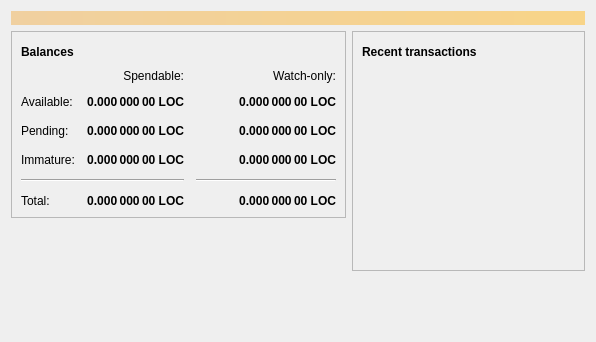
<?xml version="1.0" encoding="UTF-8"?>
<ui version="4.0">
 <class>OverviewPage</class>
 <widget class="QWidget" name="OverviewPage">
  <property name="geometry">
   <rect>
    <x>0</x>
    <y>0</y>
    <width>596</width>
    <height>342</height>
   </rect>
  </property>
  <property name="windowTitle">
   <string>Form</string>
  </property>
  <layout class="QVBoxLayout" name="topLayout">
   <item>
    <widget class="QLabel" name="labelAlerts">
     <property name="visible">
      <bool>false</bool>
     </property>
     <property name="styleSheet">
      <string notr="true">QLabel { background-color: qlineargradient(x1: 0, y1: 0, x2: 1, y2: 0, stop:0 #F0D0A0, stop:1 #F8D488); color:#000000; }</string>
     </property>
     <property name="wordWrap">
      <bool>true</bool>
     </property>
     <property name="margin">
      <number>3</number>
     </property>
     <property name="textInteractionFlags">
      <set>Qt::TextSelectableByMouse</set>
     </property>
    </widget>
   </item>
   <item>
    <layout class="QHBoxLayout" name="horizontalLayout" stretch="1,1">
     <item>
      <layout class="QVBoxLayout" name="verticalLayout_2">
       <item>
        <widget class="QFrame" name="frame">
         <property name="frameShape">
          <enum>QFrame::StyledPanel</enum>
         </property>
         <property name="frameShadow">
          <enum>QFrame::Raised</enum>
         </property>
         <layout class="QVBoxLayout" name="verticalLayout_4">
          <item>
           <layout class="QHBoxLayout" name="horizontalLayout_4">
            <item>
             <widget class="QLabel" name="label_5">
              <property name="font">
               <font>
                <weight>75</weight>
                <bold>true</bold>
               </font>
              </property>
              <property name="text">
               <string>Balances</string>
              </property>
             </widget>
            </item>
            <item>
             <widget class="QPushButton" name="labelWalletStatus">
              <property name="enabled">
               <bool>true</bool>
              </property>
              <property name="maximumSize">
               <size>
                <width>30</width>
                <height>16777215</height>
               </size>
              </property>
              <property name="toolTip">
               <string>The displayed information may be out of date. Your wallet automatically synchronizes with the Ellocash network after a connection is established, but this process has not completed yet.</string>
              </property>
              <property name="text">
               <string/>
              </property>
              <property name="icon">
               <iconset resource="../ellocash.qrc">
                <normaloff>:/icons/warning</normaloff>
                <disabledoff>:/icons/warning</disabledoff>:/icons/warning</iconset>
              </property>
              <property name="iconSize">
               <size>
                <width>24</width>
                <height>24</height>
               </size>
              </property>
              <property name="flat">
               <bool>true</bool>
              </property>
             </widget>
            </item>
            <item>
             <spacer name="horizontalSpacer_3">
              <property name="orientation">
               <enum>Qt::Horizontal</enum>
              </property>
              <property name="sizeHint" stdset="0">
               <size>
                <width>40</width>
                <height>20</height>
               </size>
              </property>
             </spacer>
            </item>
           </layout>
          </item>
          <item>
           <layout class="QGridLayout" name="gridLayout">
            <property name="spacing">
             <number>12</number>
            </property>
            <item row="2" column="2">
             <widget class="QLabel" name="labelWatchPending">
              <property name="font">
               <font>
                <weight>75</weight>
                <bold>true</bold>
               </font>
              </property>
              <property name="cursor">
               <cursorShape>IBeamCursor</cursorShape>
              </property>
              <property name="toolTip">
               <string>Unconfirmed transactions to watch-only addresses</string>
              </property>
              <property name="text">
               <string notr="true">0.000 000 00 LOC</string>
              </property>
              <property name="alignment">
               <set>Qt::AlignRight|Qt::AlignTrailing|Qt::AlignVCenter</set>
              </property>
              <property name="textInteractionFlags">
               <set>Qt::LinksAccessibleByMouse|Qt::TextSelectableByKeyboard|Qt::TextSelectableByMouse</set>
              </property>
             </widget>
            </item>
            <item row="2" column="1">
             <widget class="QLabel" name="labelUnconfirmed">
              <property name="font">
               <font>
                <weight>75</weight>
                <bold>true</bold>
               </font>
              </property>
              <property name="cursor">
               <cursorShape>IBeamCursor</cursorShape>
              </property>
              <property name="toolTip">
               <string>Total of transactions that have yet to be confirmed, and do not yet count toward the spendable balance</string>
              </property>
              <property name="text">
               <string notr="true">0.000 000 00 LOC</string>
              </property>
              <property name="alignment">
               <set>Qt::AlignRight|Qt::AlignTrailing|Qt::AlignVCenter</set>
              </property>
              <property name="textInteractionFlags">
               <set>Qt::LinksAccessibleByMouse|Qt::TextSelectableByKeyboard|Qt::TextSelectableByMouse</set>
              </property>
             </widget>
            </item>
            <item row="3" column="2">
             <widget class="QLabel" name="labelWatchImmature">
              <property name="font">
               <font>
                <weight>75</weight>
                <bold>true</bold>
               </font>
              </property>
              <property name="cursor">
               <cursorShape>IBeamCursor</cursorShape>
              </property>
              <property name="toolTip">
               <string>Mined balance in watch-only addresses that has not yet matured</string>
              </property>
              <property name="text">
               <string notr="true">0.000 000 00 LOC</string>
              </property>
              <property name="alignment">
               <set>Qt::AlignRight|Qt::AlignTrailing|Qt::AlignVCenter</set>
              </property>
              <property name="textInteractionFlags">
               <set>Qt::LinksAccessibleByMouse|Qt::TextSelectableByKeyboard|Qt::TextSelectableByMouse</set>
              </property>
             </widget>
            </item>
            <item row="4" column="0" colspan="2">
             <widget class="Line" name="line">
              <property name="orientation">
               <enum>Qt::Horizontal</enum>
              </property>
             </widget>
            </item>
            <item row="4" column="2">
             <widget class="Line" name="lineWatchBalance">
              <property name="sizePolicy">
               <sizepolicy hsizetype="Preferred" vsizetype="Fixed">
                <horstretch>0</horstretch>
                <verstretch>0</verstretch>
               </sizepolicy>
              </property>
              <property name="minimumSize">
               <size>
                <width>140</width>
                <height>0</height>
               </size>
              </property>
              <property name="orientation">
               <enum>Qt::Horizontal</enum>
              </property>
             </widget>
            </item>
            <item row="5" column="0">
             <widget class="QLabel" name="labelTotalText">
              <property name="text">
               <string>Total:</string>
              </property>
             </widget>
            </item>
            <item row="3" column="1">
             <widget class="QLabel" name="labelImmature">
              <property name="font">
               <font>
                <weight>75</weight>
                <bold>true</bold>
               </font>
              </property>
              <property name="cursor">
               <cursorShape>IBeamCursor</cursorShape>
              </property>
              <property name="toolTip">
               <string>Mined balance that has not yet matured</string>
              </property>
              <property name="text">
               <string notr="true">0.000 000 00 LOC</string>
              </property>
              <property name="alignment">
               <set>Qt::AlignRight|Qt::AlignTrailing|Qt::AlignVCenter</set>
              </property>
              <property name="textInteractionFlags">
               <set>Qt::LinksAccessibleByMouse|Qt::TextSelectableByKeyboard|Qt::TextSelectableByMouse</set>
              </property>
             </widget>
            </item>
            <item row="2" column="3">
             <spacer name="horizontalSpacer_2">
              <property name="orientation">
               <enum>Qt::Horizontal</enum>
              </property>
              <property name="sizeHint" stdset="0">
               <size>
                <width>40</width>
                <height>20</height>
               </size>
              </property>
             </spacer>
            </item>
            <item row="3" column="0">
             <widget class="QLabel" name="labelImmatureText">
              <property name="text">
               <string>Immature:</string>
              </property>
             </widget>
            </item>
            <item row="5" column="1">
             <widget class="QLabel" name="labelTotal">
              <property name="font">
               <font>
                <weight>75</weight>
                <bold>true</bold>
               </font>
              </property>
              <property name="cursor">
               <cursorShape>IBeamCursor</cursorShape>
              </property>
              <property name="toolTip">
               <string>Your current total balance</string>
              </property>
              <property name="text">
               <string notr="true">0.000 000 00 LOC</string>
              </property>
              <property name="alignment">
               <set>Qt::AlignRight|Qt::AlignTrailing|Qt::AlignVCenter</set>
              </property>
              <property name="textInteractionFlags">
               <set>Qt::LinksAccessibleByMouse|Qt::TextSelectableByKeyboard|Qt::TextSelectableByMouse</set>
              </property>
             </widget>
            </item>
            <item row="5" column="2">
             <widget class="QLabel" name="labelWatchTotal">
              <property name="font">
               <font>
                <weight>75</weight>
                <bold>true</bold>
               </font>
              </property>
              <property name="cursor">
               <cursorShape>IBeamCursor</cursorShape>
              </property>
              <property name="toolTip">
               <string>Current total balance in watch-only addresses</string>
              </property>
              <property name="text">
               <string notr="true">0.000 000 00 LOC</string>
              </property>
              <property name="alignment">
               <set>Qt::AlignRight|Qt::AlignTrailing|Qt::AlignVCenter</set>
              </property>
              <property name="textInteractionFlags">
               <set>Qt::LinksAccessibleByMouse|Qt::TextSelectableByKeyboard|Qt::TextSelectableByMouse</set>
              </property>
             </widget>
            </item>
            <item row="0" column="2">
             <widget class="QLabel" name="labelWatchonly">
              <property name="text">
               <string>Watch-only:</string>
              </property>
              <property name="alignment">
               <set>Qt::AlignRight|Qt::AlignTrailing|Qt::AlignVCenter</set>
              </property>
             </widget>
            </item>
            <item row="1" column="0">
             <widget class="QLabel" name="labelBalanceText">
              <property name="text">
               <string>Available:</string>
              </property>
             </widget>
            </item>
            <item row="1" column="1">
             <widget class="QLabel" name="labelBalance">
              <property name="font">
               <font>
                <weight>75</weight>
                <bold>true</bold>
               </font>
              </property>
              <property name="cursor">
               <cursorShape>IBeamCursor</cursorShape>
              </property>
              <property name="toolTip">
               <string>Your current spendable balance</string>
              </property>
              <property name="text">
               <string notr="true">0.000 000 00 LOC</string>
              </property>
              <property name="alignment">
               <set>Qt::AlignRight|Qt::AlignTrailing|Qt::AlignVCenter</set>
              </property>
              <property name="textInteractionFlags">
               <set>Qt::LinksAccessibleByMouse|Qt::TextSelectableByKeyboard|Qt::TextSelectableByMouse</set>
              </property>
             </widget>
            </item>
            <item row="1" column="2">
             <widget class="QLabel" name="labelWatchAvailable">
              <property name="font">
               <font>
                <weight>75</weight>
                <bold>true</bold>
               </font>
              </property>
              <property name="cursor">
               <cursorShape>IBeamCursor</cursorShape>
              </property>
              <property name="toolTip">
               <string>Your current balance in watch-only addresses</string>
              </property>
              <property name="text">
               <string notr="true">0.000 000 00 LOC</string>
              </property>
              <property name="alignment">
               <set>Qt::AlignRight|Qt::AlignTrailing|Qt::AlignVCenter</set>
              </property>
              <property name="textInteractionFlags">
               <set>Qt::LinksAccessibleByMouse|Qt::TextSelectableByKeyboard|Qt::TextSelectableByMouse</set>
              </property>
             </widget>
            </item>
            <item row="2" column="0">
             <widget class="QLabel" name="labelPendingText">
              <property name="text">
               <string>Pending:</string>
              </property>
             </widget>
            </item>
            <item row="0" column="1">
             <widget class="QLabel" name="labelSpendable">
              <property name="text">
               <string>Spendable:</string>
              </property>
              <property name="alignment">
               <set>Qt::AlignRight|Qt::AlignTrailing|Qt::AlignVCenter</set>
              </property>
             </widget>
            </item>
           </layout>
          </item>
         </layout>
        </widget>
       </item>
       <item>
        <spacer name="verticalSpacer">
         <property name="orientation">
          <enum>Qt::Vertical</enum>
         </property>
         <property name="sizeHint" stdset="0">
          <size>
           <width>20</width>
           <height>40</height>
          </size>
         </property>
        </spacer>
       </item>
      </layout>
     </item>
     <item>
      <layout class="QVBoxLayout" name="verticalLayout_3">
       <item>
        <widget class="QFrame" name="frame_2">
         <property name="frameShape">
          <enum>QFrame::StyledPanel</enum>
         </property>
         <property name="frameShadow">
          <enum>QFrame::Raised</enum>
         </property>
         <layout class="QVBoxLayout" name="verticalLayout">
          <item>
           <layout class="QHBoxLayout" name="horizontalLayout_2">
            <item>
             <widget class="QLabel" name="label_4">
              <property name="font">
               <font>
                <weight>75</weight>
                <bold>true</bold>
               </font>
              </property>
              <property name="text">
               <string>Recent transactions</string>
              </property>
             </widget>
            </item>
            <item>
             <widget class="QPushButton" name="labelTransactionsStatus">
              <property name="enabled">
               <bool>true</bool>
              </property>
              <property name="maximumSize">
               <size>
                <width>30</width>
                <height>16777215</height>
               </size>
              </property>
              <property name="toolTip">
               <string>The displayed information may be out of date. Your wallet automatically synchronizes with the Ellocash network after a connection is established, but this process has not completed yet.</string>
              </property>
              <property name="text">
               <string/>
              </property>
              <property name="icon">
               <iconset resource="../ellocash.qrc">
                <normaloff>:/icons/warning</normaloff>
                <disabledoff>:/icons/warning</disabledoff>:/icons/warning</iconset>
              </property>
              <property name="iconSize">
               <size>
                <width>24</width>
                <height>24</height>
               </size>
              </property>
              <property name="flat">
               <bool>true</bool>
              </property>
             </widget>
            </item>
            <item>
             <spacer name="horizontalSpacer">
              <property name="orientation">
               <enum>Qt::Horizontal</enum>
              </property>
              <property name="sizeHint" stdset="0">
               <size>
                <width>40</width>
                <height>20</height>
               </size>
              </property>
             </spacer>
            </item>
           </layout>
          </item>
          <item>
           <widget class="QListView" name="listTransactions">
            <property name="styleSheet">
             <string notr="true">QListView { background: transparent; }</string>
            </property>
            <property name="frameShape">
             <enum>QFrame::NoFrame</enum>
            </property>
            <property name="verticalScrollBarPolicy">
             <enum>Qt::ScrollBarAlwaysOff</enum>
            </property>
            <property name="horizontalScrollBarPolicy">
             <enum>Qt::ScrollBarAlwaysOff</enum>
            </property>
            <property name="selectionMode">
             <enum>QAbstractItemView::NoSelection</enum>
            </property>
           </widget>
          </item>
         </layout>
        </widget>
       </item>
       <item>
        <spacer name="verticalSpacer_2">
         <property name="orientation">
          <enum>Qt::Vertical</enum>
         </property>
         <property name="sizeHint" stdset="0">
          <size>
           <width>20</width>
           <height>40</height>
          </size>
         </property>
        </spacer>
       </item>
      </layout>
     </item>
    </layout>
   </item>
  </layout>
 </widget>
 <resources/>
 <connections/>
</ui>
